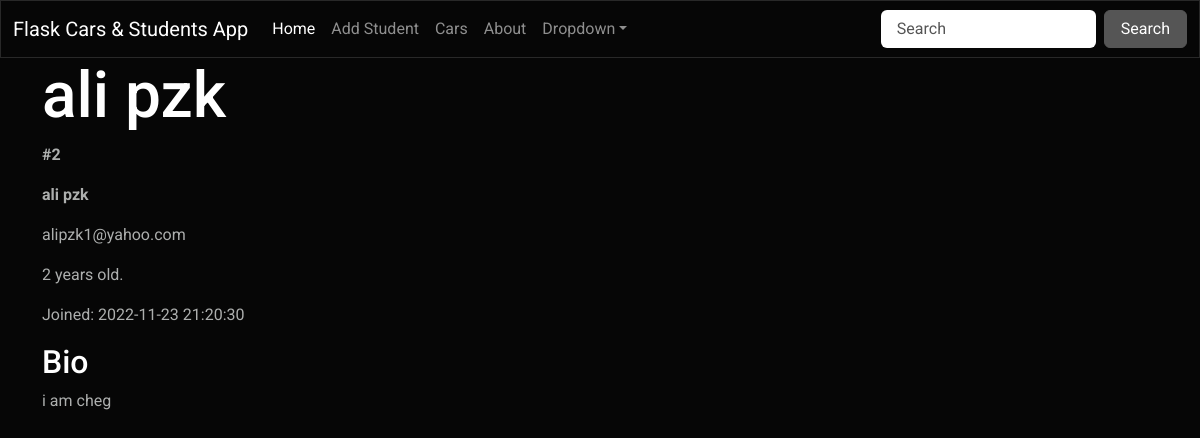
The app's page /2/, older data.
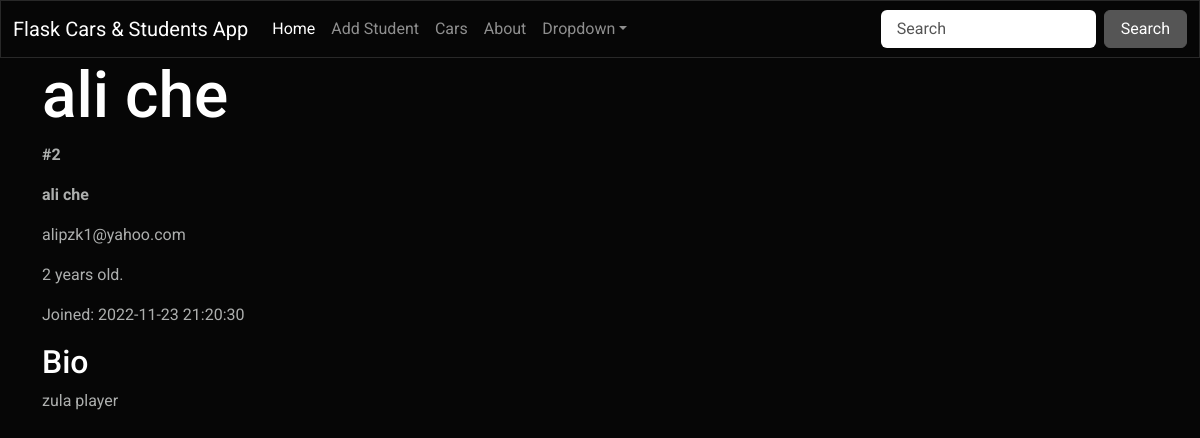
The same page, newer data.
### app.py (models this page shows, shortened)
class Student(db.Model):
    id = db.Column(db.Integer, primary_key=True)
    firstname = db.Column(db.String(100), nullable=False)
    lastname = db.Column(db.String(100), nullable=False)
    email = db.Column(db.String(80), unique=True, nullable=False)
    age = db.Column(db.Integer)
    created_at = db.Column(db.DateTime(timezone=True),
                           server_default=func.now())
    bio = db.Column(db.Text)

### app.py (the view)
@app.route('/<int:student_id>/')
def student(student_id):
    student = Student.query.get_or_404(student_id)
    return render_template('student.html', student=student)

### templates/student.html
{% extends 'layout.html' %}
{% block content %}
    <span class="title">
        <h1>{% block title %} {{ student.firstname }} {{ student.lastname }}{% endblock %}</h1>
    </span>
    <div class="content">
            <div class="student">
                <p><b>#{{ student.id }}</b></p>
                <b>
                    <p class="name">{{ student.firstname }} {{ student.lastname }}</p>
                </b>
                <p>{{ student.email }}</p>
                <p>{{ student.age }} years old.</p>
                <p>Joined: {{ student.created_at }}</p>
                <div class="bio">
                    <h4>Bio</h4>
                    <p>{{ student.bio }}</p>
                </div>
            </div>
    </div>
{% endblock %}

Row changes from the older to the newer data that the page shows:
changed Student "ali": lastname "pzk" → "che"; bio "i am cheg" → "zula player"
